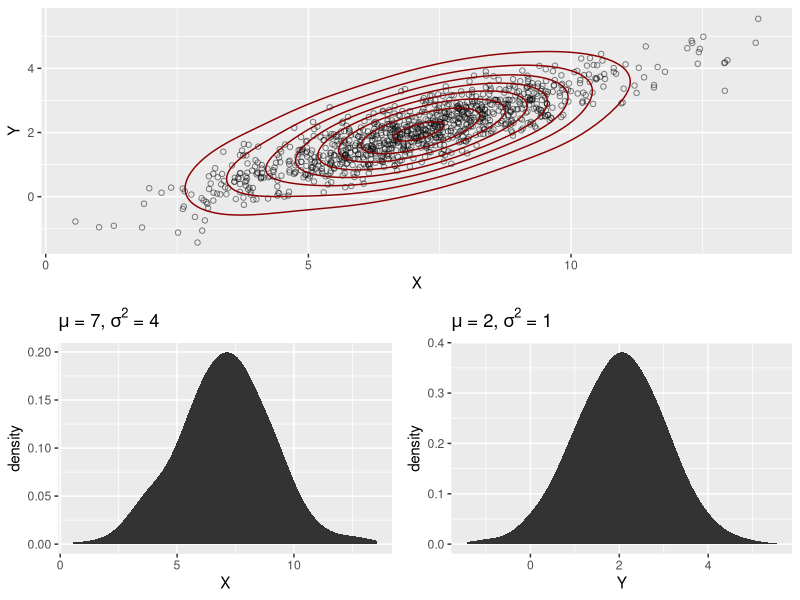
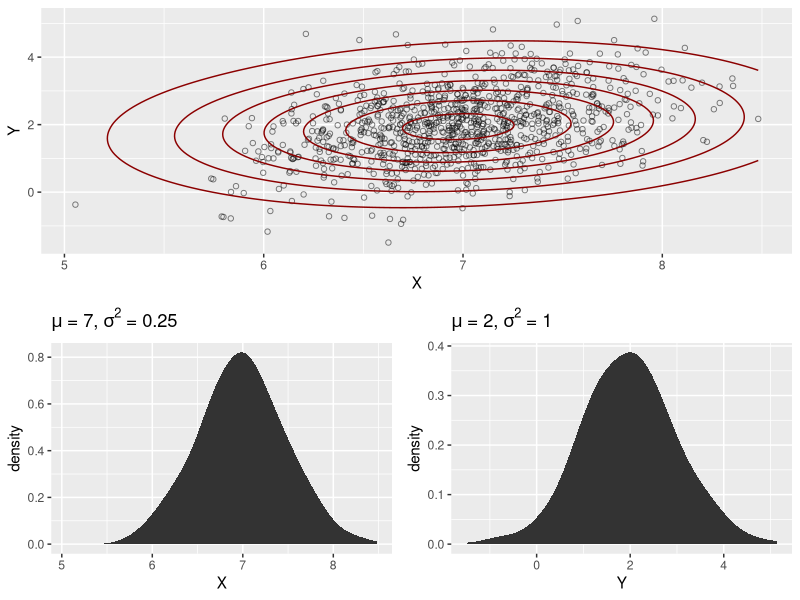

Here is the R script that generated these plots, in order: (Note: this script raises an error after producing the figures.)
### Outline:
### 1) Multivariate normal
###   https://en.wikipedia.org/wiki/Multivariate_normal
### 2) correlation between \hat{\beta}'s.

#####
# Multiple plot function 
# http://www.cookbook-r.com/Graphs/Multiple_graphs_on_one_page_(ggplot2)/
#
# ggplot objects can be passed in ..., or to plotlist (as a list of ggplot
# objects)
# - cols:   Number of columns in layout
# - layout: A matrix specifying the layout. If present, 'cols' is ignored.
#
# If the layout is something like matrix(c(1,2,3,3), nrow=2, byrow=TRUE),
# then plot 1 will go in the upper left, 2 will go in the upper right, and
# 3 will go all the way across the bottom.

multiplot <- function(..., plotlist=NULL, file, cols=1, layout=NULL) {
  require(grid)
  
  # Make a list from the ... arguments and plotlist
  plots <- c(list(...), plotlist)
  
  numPlots = length(plots)
  
  # If layout is NULL, then use 'cols' to determine layout
  if (is.null(layout)) {
    # Make the panel
    # ncol: Number of columns of plots
    # nrow: Number of rows needed, calculated from # of cols
    layout <- matrix(seq(1, cols * ceiling(numPlots/cols)),
                     ncol = cols, nrow = ceiling(numPlots/cols))
  }
  
  if (numPlots==1) {
    print(plots[[1]])
    
  } else {
    # Set up the page
    grid.newpage()
    pushViewport(viewport(layout = grid.layout(nrow(layout), ncol(layout))))
    
    # Make each plot, in the correct location
    for (i in 1:numPlots) {
      # Get the i,j matrix positions of the regions that contain this subplot
      matchidx <- as.data.frame(which(layout == i, arr.ind = TRUE))
      
      print(plots[[i]], vp = viewport(layout.pos.row = matchidx$row,
                                      layout.pos.col = matchidx$col))
    }
  }
}
#####

generateBivariateSigmaFromRho <- function(rho, sigma_x=1, sigma_y=1) {
  stopifnot(-1 <= rho & rho <= 1)
  matrix(c(sigma_x^2, rho*sigma_x*sigma_y, rho*sigma_x*sigma_y, sigma_y^2),
         nrow=2)
}

calculateRhoFromSigma <- function(Sigma, verbose=FALSE) {
  stopifnot(eigen(Sigma,symmetric=TRUE,only.values=TRUE)$values > 0)
  varX <- Sigma[1,1]; varY <- Sigma[2,2]
  rho <- Sigma[1,2] / sqrt(varX * varY)
  if (verbose) {
    angle <- atan(sqrt(varX / varY)) * 180 / pi
    print(paste("Angle between X and Y is:", angle))
  }
  return(rho)
}

generateAndPlotBivariateNormal <- function(mu, Sigma, h, verbose=FALSE) {
  stopifnot(t(Sigma) == Sigma)
  stopifnot(h > 0)
  
  require(MASS)
  require(ggplot2)
  
  set.seed(1234)
  X <- mvrnorm(n=1000, mu=mu, Sigma=Sigma)
  df <- data.frame(X=X[,1], Y=X[,2])
  
  if (verbose) {
    cat("Sample correlation matrix for X and Y: \n")
    print(cor(df))
    print(paste("rho is", calculateRhoFromSigma(Sigma, verbose)))
  }
    
  xTitle <- bquote(expression( paste(mu, " = ", .(mu[1]), ", ", sigma^2, " = ", .(Sigma[1,1]), sep="")))
  yTitle <- bquote(expression( paste(mu, " = ", .(mu[2]), ", ", sigma^2, " = ", .(Sigma[2,2]), sep="")))
  
  densityContour <- ggplot(data=df, aes(x=X,y=Y)) + geom_point(shape=1,alpha=0.5) + stat_density2d(h=h, color='darkred')
  xDensity <- ggplot(data=df) + stat_density(aes(x=X), adjust=1.5) + labs(title=eval(xTitle))
  yDensity <- ggplot(data=df) + stat_density(aes(x=Y), adjust=1.5) + labs(title=eval(yTitle))
  
  multiplot(densityContour, xDensity, yDensity, layout=matrix(c(1,2,1,3),2))
}

Sigma1 <- matrix(c(4,1.75,1.75,1),nrow=2)
mu1 <- c(7,2)
h1 <- 3

generateAndPlotBivariateNormal(mu1, Sigma1, h1, verbose=TRUE)

Sigma2 <- matrix(c(0.25,0.2,0.2,1),nrow=2)
mu2 <- c(7,2)
h2 <- 3

generateAndPlotBivariateNormal(mu2, Sigma2, h2)

### go over some other sigma's.

### 2) Beta hat's...

### To perform our simulation study we'll need to
###
### 1. Create a design matrix, X
### 2. Create a (true) vector of coefficients, beta
### 3. Generate 1000, IID error vectors e
### 4. Make 1000, different, Y's according to the model Y = X %*% beta + e
###
### We'll then look at the properties of each betaHat calculated from the
### different Y's that we made with the different e's. 

### load parallel frame work to speed things up
library(doParallel)
registerDoParallel(cores=detectCores())

set.seed(1234)
simulationLength <- 1000

### make the design matrix
X <- cbind(1, rchisq(n=100, df=3))
X_t <- t(X)
### make the model parameters
beta <- c(2,3)
### generate the errors and Y's
response <- foreach(i=seq.int(simulationLength),.combine=cbind) %dopar% {
  e <- rexp(n=100, rate=0.5) # errors have mean=2, var=4
  Y <- X %*% beta + (e-2)
  return(Y)
}

### calculate betaHat for each response vector
betaHats <- foreach(Y=iter(response,by='column'),.combine=rbind) %dopar% {
  betaHat <- as.vector(solve(X_t %*% X) %*% X_t %*% Y)
  return(betaHat)
}

### check out empirical variance of betaHats
var(betaHats)

### compare this to theoretical variance
4*solve(X_t %*% X)

### checkout plots
library(ggplot2)

baseLayer <- ggplot(data=as.data.frame(betaHats))
scatterPlot <- baseLayer + geom_point(aes(x=V1, y=V2),shape=1,alpha=0.5) +
                stat_density2d(aes(x=V1, y=V2),h=0.25) +
                labs(x=expression(beta[0]), y=expression(beta[1])) 
beta0Hist <- baseLayer +
              geom_histogram(aes(x=V1, y=..density..),binwidth=0.08,alpha=0.5) +
              stat_density(aes(x=V1),fill=NaN,color='darkred') +
              labs(x=expression(beta[0]),
                   title=paste("mean =", round(mean(betaHats[,1]),3), "... true value =", beta[1]))
beta1Hist <- baseLayer +
              geom_histogram(aes(x=V2, y=..density..),binwidth=0.02,alpha=0.5) +
              stat_density(aes(x=V2),fill=NaN,color='darkred') +
              labs(x=expression(beta[1]),
                   title=paste("mean =", round(mean(betaHats[,2]),3), "... true value =", beta[2]))

multiplot(scatterPlot, beta0Hist, beta1Hist, layout=matrix(c(1,2,1,3),2))



